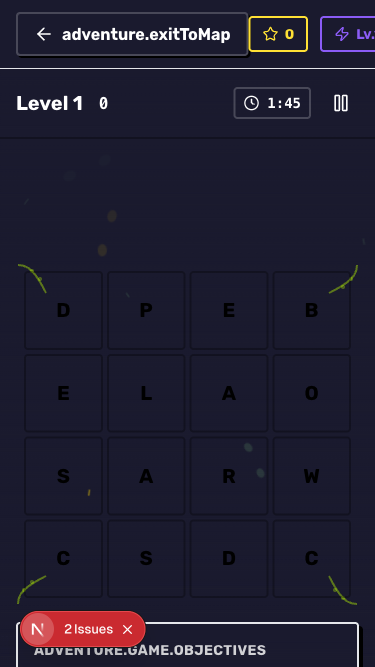
#> input picture fe-next/.playwright-mcp/adventure-mobile-test.png, 375 x 667 px; its folder holds only this picture in this run
$ python -i remove_gif_bg_chromakey_v2.py   (imports and definitions only)
#> lines starting #> are read from the running program, lines starting #| are printed output that depends on the picture
#!/usr/bin/env python3
"""
Advanced GIF background removal using chromakey with edge smoothing and anti-aliasing.
Works best with solid color backgrounds, optimized for cartoon/illustrated content.

Usage:
    python3 scripts/remove_gif_bg_chromakey_v2.py <input.gif> [output.gif]
    python3 scripts/remove_gif_bg_chromakey_v2.py --batch <directory>
"""

import sys
import os
import argparse
from pathlib import Path
from typing import List, Tuple, Dict

try:
    import imageio.v3 as iio
    from PIL import Image, ImageFilter
    import numpy as np
except ImportError as e:
    print(f"Error: Missing required package: {e}")
    print("Install with: pip install imageio pillow numpy")
    sys.exit(1)


def color_distance(c1: Tuple[int, int, int], c2: Tuple[int, int, int]) -> float:
    """
    Calculate perceptual color distance (weighted for human vision).
    Uses weighted Euclidean distance emphasizing green (human eye sensitivity).
    """
    r_diff = c1[0] - c2[0]
    g_diff = c1[1] - c2[1]
    b_diff = c1[2] - c2[2]

    # Weighted formula closer to human perception
    return (2 * r_diff * r_diff +
            4 * g_diff * g_diff +
            3 * b_diff * b_diff) ** 0.5


def remove_color_advanced(
    frame: np.ndarray,
    target_color: Tuple[int, int, int] = (0, 0, 0),
    tolerance: int = 30,
    feather: int = 10,
    smoothing: bool = True
) -> Image.Image:
    """
    Remove a specific color from a frame with advanced edge smoothing.

    Args:
        frame: Frame as numpy array
        target_color: RGB color to remove (default: black)
        tolerance: Color matching tolerance (0-255)
        feather: Edge feathering amount for smooth transitions
        smoothing: Apply edge smoothing filter

    Returns:
        PIL Image with transparent background
    """
    # Convert to PIL Image
    if len(frame.shape) == 2:
        img = Image.fromarray(frame).convert('RGBA')
    elif frame.shape[2] == 3:
        img = Image.fromarray(frame).convert('RGBA')
    elif frame.shape[2] == 4:
        img = Image.fromarray(frame).convert('RGBA')
    else:
        raise ValueError(f"Unsupported frame format: shape {frame.shape}")

    # Make a copy to ensure writability
    img = img.copy()
    pixels = img.load()
    width, height = img.size

    target_r, target_g, target_b = target_color

    # First pass: Calculate alpha based on color distance with feathering
    for y in range(height):
        for x in range(width):
            r, g, b, a = pixels[x, y]

            # Calculate color distance from target
            dist = color_distance((r, g, b), target_color)

            if dist <= tolerance:
                # Within tolerance: fully transparent
                pixels[x, y] = (r, g, b, 0)
            elif dist <= tolerance + feather:
                # Within feather range: gradient transparency
                # Linear interpolation from transparent to opaque
                alpha_ratio = (dist - tolerance) / feather
                new_alpha = int(255 * alpha_ratio)
                pixels[x, y] = (r, g, b, new_alpha)
            else:
                # Beyond feather range: keep original alpha
                pixels[x, y] = (r, g, b, a)

    # Apply edge smoothing to reduce jaggedness
    if smoothing:
        # Smooth the alpha channel
        img = img.filter(ImageFilter.SMOOTH_MORE)

        # Additional light blur on edges
        img = img.filter(ImageFilter.BoxBlur(radius=0.5))

    return img


# [289 lines left out: functions process_frame, extract_gif_frames, reconstruct_gif, process_gif_file, batch_process, main, not called in this run]


# [2 lines not run here, left out]

>>> import cv2
>>> picture = cv2.imread('../.playwright-mcp/adventure-mobile-test.png', cv2.IMREAD_GRAYSCALE)
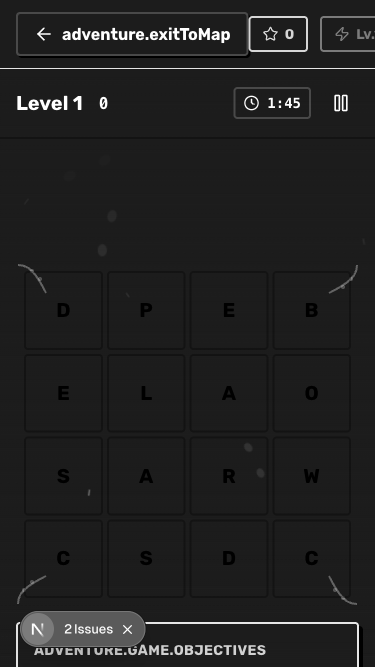
#> picture: shape (667, 375); min 0, max 255, mean 32.7
>>> result = remove_color_advanced(picture)
#> in remove_color_advanced, `img = img.filter(ImageFilter.SMOOTH_MORE)`:
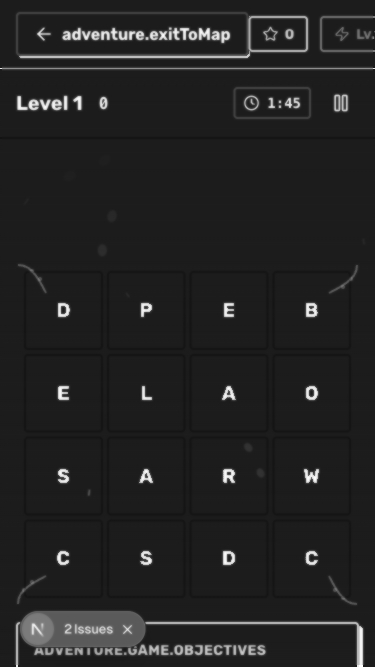
#> img: PIL image 375x667 RGBA; mean R, G, B, A 32.7, 32.7, 32.7, 252.7; transparent parts drawn white
